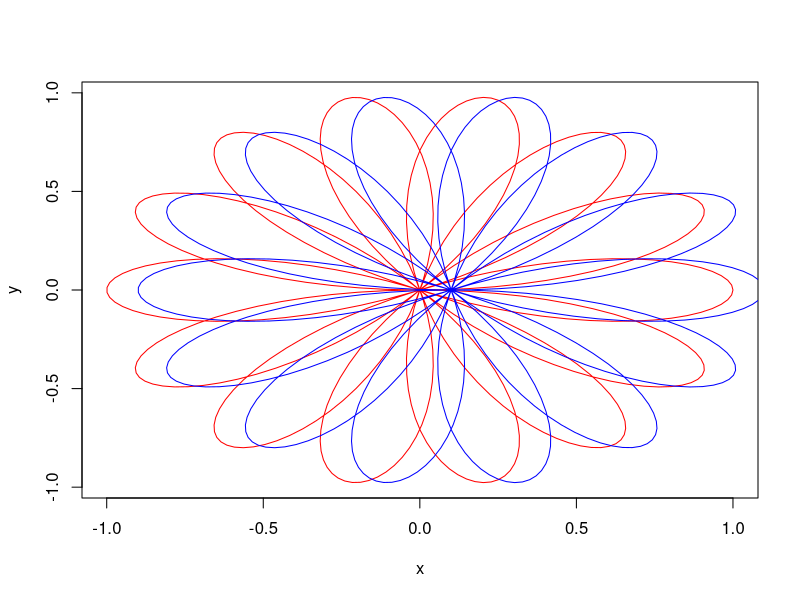

This figure's R source:
##Handson Basel
## Rose function

k <- 7/2
t <- seq(0, 4*pi, length.out=500)
x <- cos(k*t)*cos(t)
y <- cos(k*t)*sin(t)

plot(x,y, type="l", col="red")
points(x+0.1,y, type = "l", col = "blue")
